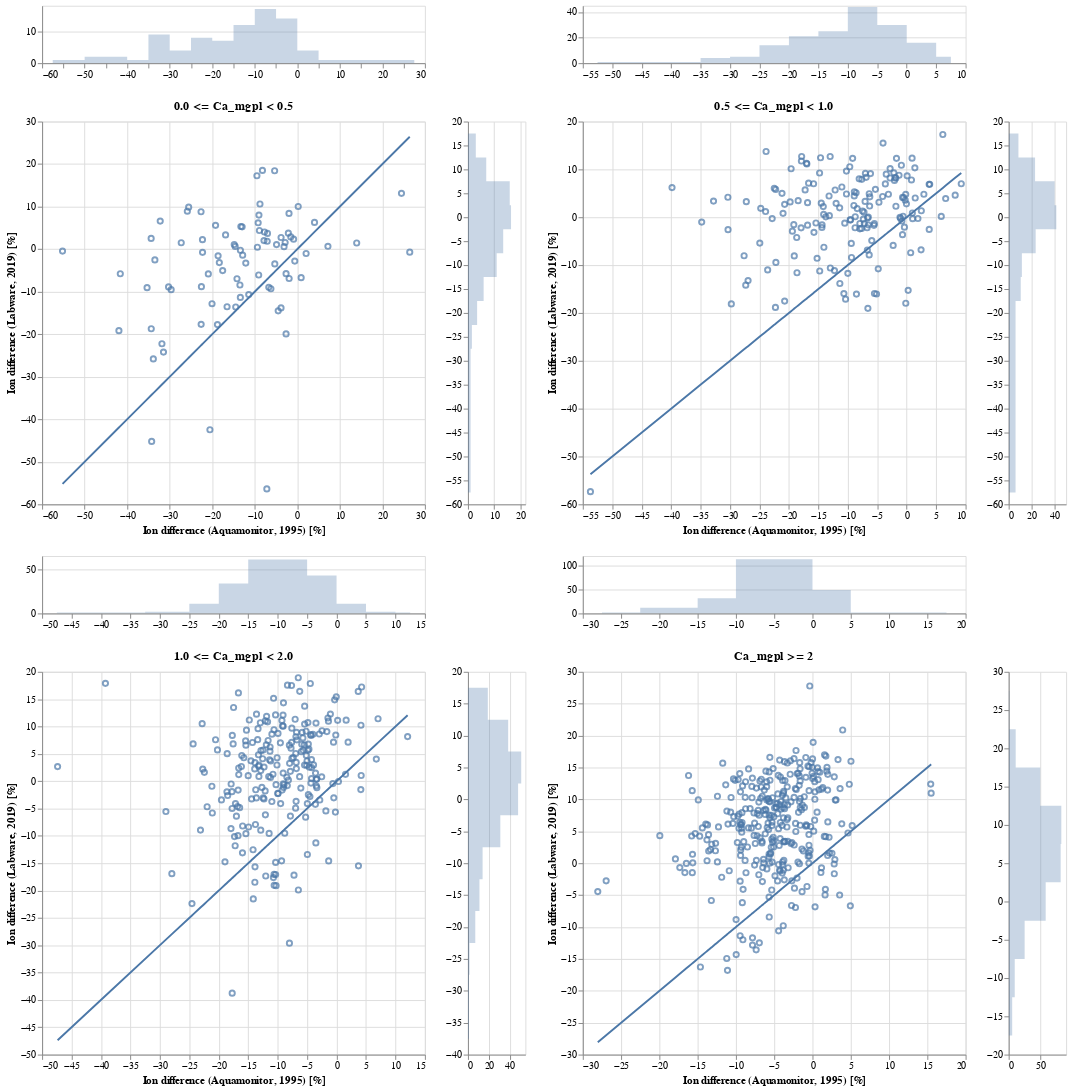

Write notebook code for a chart like this one.
### Markdown cell above
### 3.1. Ion difference in percent

### Code cell
chart_dict = {}
for idx, ca_level in enumerate(ca_levels):
    data = res_dict[ca_level]

    base = alt.Chart(data, height=400, width=400)

    x_domain = alt.selection_interval(bind='scales', encodings=['x'])
    y_domain = alt.selection_interval(bind='scales', encodings=['y'])

    area_args = {'opacity': .3, 'interpolate': 'step'}

    points = base.mark_point().encode(
            x=alt.X('ion_diff_pct_am:Q', title='Ion difference (Aquamonitor, 1995) [%]'),
            y=alt.Y('ion_diff_pct_lw:Q', title='Ion difference (Labware, 2019) [%]'),
            tooltip=['station_id:N', 'station_name:N', 'sample_date:T', 'ion_diff_pct_lw:Q', 'ion_diff_pct_am:Q'],
        ).properties(
            title=ca_level
        ).add_selection(
            x_domain
        ).add_selection(
            y_domain
        )

    # 1:1 line
    line = base.mark_line().encode(
            x=alt.X('ion_diff_pct_am:Q', title=''),
            y=alt.Y('ion_diff_pct_am:Q', title=''),
        )

    top_hist = base.mark_area(**area_args).encode(
            alt.X('ion_diff_pct_am:Q',
                  bin=alt.Bin(maxbins=20),
                  stack=None,
                  title=''
                 ),
            alt.Y('count()', stack=None, title=''),
        ).properties(height=60).add_selection(
            x_domain
        )

    right_hist = base.mark_area(**area_args).encode(
            alt.Y('ion_diff_pct_lw:Q',
                  bin=alt.Bin(maxbins=20),
                  stack=None,
                  title='',
                 ),
            alt.X('count()', stack=None, title=''),
        ).properties(width=60).add_selection(
            y_domain
        )

    chart = top_hist & ((points + line) | right_hist)
    chart_dict[idx] = chart
    
chart = ((chart_dict[0] | chart_dict[1]) &
         (chart_dict[2] | chart_dict[3]))
chart.save('../pages/ion_difference_pct.html')
chart

### Figure 1 — Vega-Lite specification as saved in the notebook (floating-point values rounded to 4 significant figures; data arrays with more than 128 entries replaced by an {"elided": "..."} marker saying what was removed)
{"$schema": "https://vega.github.io/schema/vega-lite/v3.4.0.json", "config": {"mark": {"tooltip": null}, "view": {"height": 300, "width": 400}}, "datasets": {"data-22e0225a2a44603f603671926e858e15": {"elided": "228 records"}, "data-8c4aabfc855f1c7ae85522e8941df6fd": {"elided": "166 records"}, "data-8d67a15cc374dbc468775427a2701e5f": [{"ion_diff_pct_am": -18.62, "ion_diff_pct_lw": -1.574, "kond_diff_pct_am": 2.091, "kond_diff_pct_lw": 5.832, "kond_minus_H&SO4_am": 0.4004, "kond_minus_H&SO4_lw": 0.5203, "sample_date": "2019-10-24", "station_id": 26075, "station_name": "Måsabutjørna"}, {"ion_diff_pct_am": -33.49, "ion_diff_pct_lw": -2.533, "kond_diff_pct_am": 2.427, "kond_diff_pct_lw": 9.406, "kond_minus_H&SO4_am": 0.3535, "kond_minus_H&SO4_lw": 0.5063, "sample_date": "2019-09-25", "station_id": 26078, "station_name": "HOH 1374"}, {"ion_diff_pct_am": -16.52, "ion_diff_pct_lw": -13.55, "kond_diff_pct_am": 2.892, "kond_diff_pct_lw": 6.944, "kond_minus_H&SO4_am": 0.4776, "kond_minus_H&SO4_lw": 0.445, "sample_date": "2019-10-29", "station_id": 26090, "station_name": "Mjåvatn"}, {"ion_diff_pct_am": -5.291, "ion_diff_pct_lw": -3.47, "kond_diff_pct_am": 3.109, "kond_diff_pct_lw": 7.555, "kond_minus_H&SO4_am": 0.4884, "kond_minus_H&SO4_lw": 0.4417, "sample_date": "2019-10-01", "station_id": 26093, "station_name": "Hemletjørnane"}, {"ion_diff_pct_am": -9.022, "ion_diff_pct_lw": 8.015, "kond_diff_pct_am": 0.8889, "kond_diff_pct_lw": 11.2, "kond_minus_H&SO4_am": 0.3111, "kond_minus_H&SO4_lw": 0.3234, "sample_date": "2019-09-30", "station_id": 26094, "station_name": "HOH 1394"}, {"ion_diff_pct_am": -19.22, "ion_diff_pct_lw": 5.603, "kond_diff_pct_am": -6.079, "kond_diff_pct_lw": 4.907, "kond_minus_H&SO4_am": 0.2875, "kond_minus_H&SO4_lw": 0.3735, "sample_date": "2019-09-30", "station_id": 26098, "station_name": "HOH 1227"}, {"ion_diff_pct_am": 24.49, "ion_diff_pct_lw": 13.12, "kond_diff_pct_am": -13.68, "kond_diff_pct_lw": 8.866, "kond_minus_H&SO4_am": 0.3492, "kond_minus_H&SO4_lw": 0.3084, "sample_date": "2019-09-24", "station_id": 26112, "station_name": "1230 HOH"}, {"ion_diff_pct_am": -7.078, "ion_diff_pct_lw": 1.857, "kond_diff_pct_am": -6.287, "kond_diff_pct_lw": 5.084, "kond_minus_H&SO4_am": 0.6984, "kond_minus_H&SO4_lw": 0.5661, "sample_date": "2019-09-24", "station_id": 26114, "station_name": "HOH 1092"}, {"ion_diff_pct_am": -25.86, "ion_diff_pct_lw": 8.917, "kond_diff_pct_am": -9.588, "kond_diff_pct_lw": 7.897, "kond_minus_H&SO4_am": 0.2265, "kond_minus_H&SO4_lw": 0.5085, "sample_date": "2019-09-24", "station_id": 26115, "station_name": "Rundatjørni"}, {"ion_diff_pct_am": -2.104, "ion_diff_pct_lw": 3.749, "kond_diff_pct_am": 3.822, "kond_diff_pct_lw": 1.474, "kond_minus_H&SO4_am": 1.044, "kond_minus_H&SO4_lw": 1.072, "sample_date": "2019-10-17", "station_id": 26122, "station_name": "Blåfjellvatnet"}, {"ion_diff_pct_am": -11.42, "ion_diff_pct_lw": -10.69, "kond_diff_pct_am": -0.3844, "kond_diff_pct_lw": 8.986, "kond_minus_H&SO4_am": 0.2577, "kond_minus_H&SO4_lw": 0.509, "sample_date": "2019-10-02", "station_id": 26126, "station_name": "Steinbotsvatna"}, {"ion_diff_pct_am": -8.195, "ion_diff_pct_lw": 18.51, "kond_diff_pct_am": 2.548, "kond_diff_pct_lw": 2.09, "kond_minus_H&SO4_am": 0.5414, "kond_minus_H&SO4_lw": 0.5702, "sample_date": "2019-09-25", "station_id": 26131, "station_name": "HOH 1078"}, {"ion_diff_pct_am": -13.38, "ion_diff_pct_lw": -0.2632, "kond_diff_pct_am": -3.764, "kond_diff_pct_lw": -4.312, "kond_minus_H&SO4_am": 1.283, "kond_minus_H&SO4_lw": 2.014, "sample_date": "2019-10-09", "station_id": 26135, "station_name": "Hyttvatnet"}, {"ion_diff_pct_am": -31.46, "ion_diff_pct_lw": -24.21, "kond_diff_pct_am": -16.74, "kond_diff_pct_lw": 20.31, "kond_minus_H&SO4_am": 0.2941, "kond_minus_H&SO4_lw": 0.2638, "sample_date": "2019-09-20", "station_id": 26141, "station_name": "HOH 510"}, {"ion_diff_pct_am": -55.2, "ion_diff_pct_lw": -0.4539, "kond_diff_pct_am": -14.69, "kond_diff_pct_lw": 29.45, "kond_minus_H&SO4_am": 0.3359, "kond_minus_H&SO4_lw": 0.2411, "sample_date": "2019-09-20", "station_id": 26142, "station_name": "HOH 407"}, {"ion_diff_pct_am": -35.32, "ion_diff_pct_lw": -9.058, "kond_diff_pct_am": -4.35, "kond_diff_pct_lw": 12.01, "kond_minus_H&SO4_am": 0.4084, "kond_minus_H&SO4_lw": 0.4792, "sample_date": "2019-09-20", "station_id": 26143, "station_name": "HOH 414"}, {"ion_diff_pct_am": -31.83, "ion_diff_pct_lw": -22.24, "kond_diff_pct_am": -2.082, "kond_diff_pct_lw": 0.9032, "kond_minus_H&SO4_am": 0.699, "kond_minus_H&SO4_lw": 0.7906, "sample_date": "2019-09-20", "station_id": 26144, "station_name": "Guolehisjavri"}, {"ion_diff_pct_am": -9.495, "ion_diff_pct_lw": 17.25, "kond_diff_pct_am": 3.442, "kond_diff_pct_lw": 0.6641, "kond_minus_H&SO4_am": 0.947, "kond_minus_H&SO4_lw": 0.9522, "sample_date": "2019-09-22", "station_id": 26145, "station_name": "HOH 515"}, {"ion_diff_pct_am": -34.24, "ion_diff_pct_lw": -45.2, "kond_diff_pct_am": -16.68, "kond_diff_pct_lw": 19.65, "kond_minus_H&SO4_am": 0.1625, "kond_minus_H&SO4_lw": 0.1536, "sample_date": "2019-09-25", "station_id": 26244, "station_name": "HOH 1506"}, {"ion_diff_pct_am": -30.27, "ion_diff_pct_lw": -8.882, "kond_diff_pct_am": -4.001, "kond_diff_pct_lw": 13.21, "kond_minus_H&SO4_am": 0.2202, "kond_minus_H&SO4_lw": 0.2584, "sample_date": "2019-09-25", "station_id": 26275, "station_name": "HOH 1198"}, {"ion_diff_pct_am": -22.61, "ion_diff_pct_lw": -17.69, "kond_diff_pct_am": 3.548, "kond_diff_pct_lw": 3.96, "kond_minus_H&SO4_am": 0.4375, "kond_minus_H&SO4_lw": 0.445, "sample_date": "2019-10-01", "station_id": 26285, "station_name": "Nedre Årdalsvatnet"}, {"ion_diff_pct_am": -32.23, "ion_diff_pct_lw": 6.603, "kond_diff_pct_am": 1.881, "kond_diff_pct_lw": 19.04, "kond_minus_H&SO4_am": 0.3236, "kond_minus_H&SO4_lw": 0.2776, "sample_date": "2019-10-01", "station_id": 26311, "station_name": "HOH 1760"}, {"ion_diff_pct_am": -14.48, "ion_diff_pct_lw": -13.6, "kond_diff_pct_am": 2.612, "kond_diff_pct_lw": 8.547, "kond_minus_H&SO4_am": 0.4073, "kond_minus_H&SO4_lw": 0.4266, "sample_date": "2019-10-29", "station_id": 26389, "station_name": "Bjørntjørn"}, {"ion_diff_pct_am": -18.77, "ion_diff_pct_lw": -17.74, "kond_diff_pct_am": 3.883, "kond_diff_pct_lw": 10.5, "kond_minus_H&SO4_am": 0.3534, "kond_minus_H&SO4_lw": 0.3445, "sample_date": "2019-09-30", "station_id": 26409, "station_name": "Såtetjørn"}, {"ion_diff_pct_am": 0.903, "ion_diff_pct_lw": -6.709, "kond_diff_pct_am": 6.917, "kond_diff_pct_lw": -1.625, "kond_minus_H&SO4_am": 0.743, "kond_minus_H&SO4_lw": 0.6489, "sample_date": "2019-10-29", "station_id": 26449, "station_name": "Urdevotni"}, {"ion_diff_pct_am": -7.833, "ion_diff_pct_lw": 2.019, "kond_diff_pct_am": -2.755, "kond_diff_pct_lw": 2.55, "kond_minus_H&SO4_am": 0.2875, "kond_minus_H&SO4_lw": 0.6185, "sample_date": "2019-09-30", "station_id": 26460, "station_name": "HOH 1040"}, {"ion_diff_pct_am": -3.12, "ion_diff_pct_lw": 0.5775, "kond_diff_pct_am": 5.222, "kond_diff_pct_lw": 12.26, "kond_minus_H&SO4_am": 0.2997, "kond_minus_H&SO4_lw": 0.3151, "sample_date": "2019-09-30", "station_id": 26463, "station_name": "HOH 1238"}, {"ion_diff_pct_am": -8.913, "ion_diff_pct_lw": 4.374, "kond_diff_pct_am": 2.71, "kond_diff_pct_lw": -0.1578, "kond_minus_H&SO4_am": 3.119, "kond_minus_H&SO4_lw": 2.069, "sample_date": "2019-10-30", "station_id": 26527, "station_name": "Øygardstjørna"}, {"ion_diff_pct_am": -7.014, "ion_diff_pct_lw": 3.696, "kond_diff_pct_am": 4.267, "kond_diff_pct_lw": 6.935, "kond_minus_H&SO4_am": 0.5611, "kond_minus_H&SO4_lw": 0.8539, "sample_date": "2019-10-18", "station_id": 26552, "station_name": "Kleggadalsvatn"}, {"ion_diff_pct_am": 4.045, "ion_diff_pct_lw": 6.276, "kond_diff_pct_am": 0.4436, "kond_diff_pct_lw": 1.487, "kond_minus_H&SO4_am": 0.4026, "kond_minus_H&SO4_lw": 0.6327, "sample_date": "2019-09-24", "station_id": 26554, "station_name": "HOH 1061"}, {"ion_diff_pct_am": -0.8696, "ion_diff_pct_lw": 2.341, "kond_diff_pct_am": 3.094, "kond_diff_pct_lw": 1.869, "kond_minus_H&SO4_am": 1.613, "kond_minus_H&SO4_lw": 1.762, "sample_date": "2019-10-18", "station_id": 26559, "station_name": "Rundatjørna"}, {"ion_diff_pct_am": -14.6, "ion_diff_pct_lw": 0.6353, "kond_diff_pct_am": 0.6921, "kond_diff_pct_lw": 12.86, "kond_minus_H&SO4_am": 0.3528, "kond_minus_H&SO4_lw": 0.4708, "sample_date": "2019-09-24", "station_id": 26571, "station_name": "HOH 1250"}, {"ion_diff_pct_am": 0.2114, "ion_diff_pct_lw": 10.02, "kond_diff_pct_am": 1.576, "kond_diff_pct_lw": 7.767, "kond_minus_H&SO4_am": 0.6167, "kond_minus_H&SO4_lw": 0.5379, "sample_date": "2019-09-24", "station_id": 26572, "station_name": "Leirdålsvatna"}, {"ion_diff_pct_am": -0.5945, "ion_diff_pct_lw": -2.818, "kond_diff_pct_am": -2.899, "kond_diff_pct_lw": 9.334, "kond_minus_H&SO4_am": 0.864, "kond_minus_H&SO4_lw": 0.7973, "sample_date": "2019-10-14", "station_id": 26576, "station_name": "Løyndardalsvatnet"}, {"ion_diff_pct_am": 2.069, "ion_diff_pct_lw": -1.017, "kond_diff_pct_am": -1.82, "kond_diff_pct_lw": 2.538, "kond_minus_H&SO4_am": 1.164, "kond_minus_H&SO4_lw": 1.231, "sample_date": "2019-10-18", "station_id": 26602, "station_name": "Mannsvatnet"}, {"ion_diff_pct_am": -1.926, "ion_diff_pct_lw": -6.902, "kond_diff_pct_am": -6.505, "kond_diff_pct_lw": 14.5, "kond_minus_H&SO4_am": 0.2646, "kond_minus_H&SO4_lw": 0.2825, "sample_date": "2019-10-14", "station_id": 26606, "station_name": "HOH 1367"}, {"ion_diff_pct_am": -14.18, "ion_diff_pct_lw": -6.959, "kond_diff_pct_am": 2.256, "kond_diff_pct_lw": 3.405, "kond_minus_H&SO4_am": 0.2108, "kond_minus_H&SO4_lw": 0.5462, "sample_date": "2019-10-03", "station_id": 26608, "station_name": "Litlavatn"}, {"ion_diff_pct_am": -9.203, "ion_diff_pct_lw": 6.194, "kond_diff_pct_am": 6.9, "kond_diff_pct_lw": 11.73, "kond_minus_H&SO4_am": 0.5373, "kond_minus_H&SO4_lw": 0.4142, "sample_date": "2019-09-24", "station_id": 26611, "station_name": "Kaldevatn"}, {"ion_diff_pct_am": -34.36, "ion_diff_pct_lw": 2.526, "kond_diff_pct_am": 1.824, "kond_diff_pct_lw": 14.51, "kond_minus_H&SO4_am": 0.3225, "kond_minus_H&SO4_lw": 0.3445, "sample_date": "2019-09-26", "station_id": 26626, "station_name": "Kvannjolvatnet"}, {"ion_diff_pct_am": -22.63, "ion_diff_pct_lw": 8.794, "kond_diff_pct_am": 5.358, "kond_diff_pct_lw": 14.47, "kond_minus_H&SO4_am": 0.3047, "kond_minus_H&SO4_lw": 0.4908, "sample_date": "2019-09-24", "station_id": 26629, "station_name": "HOH 1241"}, {"ion_diff_pct_am": -8.777, "ion_diff_pct_lw": 10.61, "kond_diff_pct_am": 4.642, "kond_diff_pct_lw": 8.198, "kond_minus_H&SO4_am": 0.4994, "kond_minus_H&SO4_lw": 0.5716, "sample_date": "2019-10-17", "station_id": 26641, "station_name": "Nedre Sørdalsvatnet"}, {"ion_diff_pct_am": 7.2, "ion_diff_pct_lw": 0.6696, "kond_diff_pct_am": 4.585, "kond_diff_pct_lw": 2.327, "kond_minus_H&SO4_am": 0.7097, "kond_minus_H&SO4_lw": 0.7397, "sample_date": "2019-10-17", "station_id": 26647, "station_name": "HOH 800"}, {"ion_diff_pct_am": -18.33, "ion_diff_pct_lw": -3.155, "kond_diff_pct_am": 4.458, "kond_diff_pct_lw": -8.655, "kond_minus_H&SO4_am": 0.6169, "kond_minus_H&SO4_lw": 1.457, "sample_date": "2019-10-16", "station_id": 26658, "station_name": "Tirskardvatnet"}, {"ion_diff_pct_am": -22.29, "ion_diff_pct_lw": 2.227, "kond_diff_pct_am": 0.5525, "kond_diff_pct_lw": -2.921, "kond_minus_H&SO4_am": 0.7725, "kond_minus_H&SO4_lw": 1.289, "sample_date": "2019-10-17", "station_id": 26659, "station_name": "Dyttingane"}, {"ion_diff_pct_am": -9.384, "ion_diff_pct_lw": 0.4533, "kond_diff_pct_am": -0.2058, "kond_diff_pct_lw": 0.3599, "kond_minus_H&SO4_am": 0.8668, "kond_minus_H&SO4_lw": 1.012, "sample_date": "2019-10-17", "station_id": 26660, "station_name": "HOH 729"}, {"ion_diff_pct_am": -27.29, "ion_diff_pct_lw": 1.5, "kond_diff_pct_am": 4.445, "kond_diff_pct_lw": 11.93, "kond_minus_H&SO4_am": 0.2792, "kond_minus_H&SO4_lw": 0.4136, "sample_date": "2019-09-26", "station_id": 26661, "station_name": "HOH 1171"}, {"ion_diff_pct_am": -41.62, "ion_diff_pct_lw": -5.779, "kond_diff_pct_am": -5.479, "kond_diff_pct_lw": 19.95, "kond_minus_H&SO4_am": 0.168, "kond_minus_H&SO4_lw": 0.2634, "sample_date": "2019-09-26", "station_id": 26683, "station_name": "HOH 1475"}, {"ion_diff_pct_am": -20.55, "ion_diff_pct_lw": -42.47, "kond_diff_pct_am": 29.52, "kond_diff_pct_lw": 6.689, "kond_minus_H&SO4_am": 0.4259, "kond_minus_H&SO4_lw": 0.7154, "sample_date": "2019-10-02", "station_id": 26692, "station_name": "Jakobsvatnet"}, {"ion_diff_pct_am": -6.702, "ion_diff_pct_lw": -8.975, "kond_diff_pct_am": 32.9, "kond_diff_pct_lw": -12.61, "kond_minus_H&SO4_am": 0.5341, "kond_minus_H&SO4_lw": 1.247, "sample_date": "2019-10-16", "station_id": 26693, "station_name": "HOH 520"}, {"ion_diff_pct_am": -29.66, "ion_diff_pct_lw": -9.522, "kond_diff_pct_am": -85.27, "kond_diff_pct_lw": 3.092, "kond_minus_H&SO4_am": 1.218, "kond_minus_H&SO4_lw": 0.6289, "sample_date": "2019-10-16", "station_id": 26694, "station_name": "Gjesdalsvatnet"}, {"ion_diff_pct_am": 26.44, "ion_diff_pct_lw": -0.7057, "kond_diff_pct_am": -110.8, "kond_diff_pct_lw": 9.491, "kond_minus_H&SO4_am": 0.608, "kond_minus_H&SO4_lw": 0.34, "sample_date": "2019-09-26", "station_id": 26695, "station_name": "HOH 1308"}, {"ion_diff_pct_am": -16.86, "ion_diff_pct_lw": 3.348, "kond_diff_pct_am": 0.2688, "kond_diff_pct_lw": 0.4793, "kond_minus_H&SO4_am": 0.4373, "kond_minus_H&SO4_lw": 0.7066, "sample_date": "2019-10-02", "station_id": 26699, "station_name": "Nordvatnet"}, {"ion_diff_pct_am": -12.12, "ion_diff_pct_lw": -3.282, "kond_diff_pct_am": 2.687, "kond_diff_pct_lw": 3.466, "kond_minus_H&SO4_am": 0.4603, "kond_minus_H&SO4_lw": 0.5367, "sample_date": "2019-10-02", "station_id": 26700, "station_name": "Nes-Isvatnet"}, {"ion_diff_pct_am": -2.641, "ion_diff_pct_lw": -5.764, "kond_diff_pct_am": 1.044, "kond_diff_pct_lw": 2.703, "kond_minus_H&SO4_am": 0.6108, "kond_minus_H&SO4_lw": 0.5353, "sample_date": "2019-10-02", "station_id": 26701, "station_name": "Gjerlands-Isvatnet"}, {"ion_diff_pct_am": -2.862, "ion_diff_pct_lw": 1.571, "kond_diff_pct_am": 4.437, "kond_diff_pct_lw": -0.008773, "kond_minus_H&SO4_am": 1.066, "kond_minus_H&SO4_lw": 1.047, "sample_date": "2019-10-16", "station_id": 26703, "station_name": "Trodalsvatnet"}, {"ion_diff_pct_am": -22.28, "ion_diff_pct_lw": -0.7588, "kond_diff_pct_am": 10.06, "kond_diff_pct_lw": 1.255, "kond_minus_H&SO4_am": 0.4302, "kond_minus_H&SO4_lw": 0.5943, "sample_date": "2019-10-02", "station_id": 26709, "station_name": "Vardevatnet"}, {"ion_diff_pct_am": -3.817, "ion_diff_pct_lw": 2.73, "kond_diff_pct_am": -2.202, "kond_diff_pct_lw": 2.814, "kond_minus_H&SO4_am": 1.93, "kond_minus_H&SO4_lw": 1.866, "sample_date": "2019-10-16", "station_id": 26716, "station_name": "Myrkevatnet"}, {"ion_diff_pct_am": -17.55, "ion_diff_pct_lw": -5.049, "kond_diff_pct_am": -2.354, "kond_diff_pct_lw": 11.4, "kond_minus_H&SO4_am": 0.2933, "kond_minus_H&SO4_lw": 0.4938, "sample_date": "2019-09-25", "station_id": 26762, "station_name": "HOH 1057"}, {"ion_diff_pct_am": -34.34, "ion_diff_pct_lw": -18.72, "kond_diff_pct_am": -1.825, "kond_diff_pct_lw": 4.214, "kond_minus_H&SO4_am": 0.5934, "kond_minus_H&SO4_lw": 0.4774, "sample_date": "2019-10-15", "station_id": 26769, "station_name": "HOH 808"}, {"ion_diff_pct_am": -33.85, "ion_diff_pct_lw": -25.8, "kond_diff_pct_am": -0.9133, "kond_diff_pct_lw": 2.193, "kond_minus_H&SO4_am": 0.4723, "kond_minus_H&SO4_lw": 0.5679, "sample_date": "2019-10-15", "station_id": 26775, "station_name": "Styggsjøane"}, {"ion_diff_pct_am": -6.209, "ion_diff_pct_lw": -9.305, "kond_diff_pct_am": 0.5342, "kond_diff_pct_lw": -5.441, "kond_minus_H&SO4_am": 2.071, "kond_minus_H&SO4_lw": 2.459, "sample_date": "2019-09-26", "station_id": 26787, "station_name": "Gravvatnet"}, {"ion_diff_pct_am": -13.49, "ion_diff_pct_lw": -8.431, "kond_diff_pct_am": -2.475, "kond_diff_pct_lw": -3.8, "kond_minus_H&SO4_am": 0.8647, "kond_minus_H&SO4_lw": 1.24, "sample_date": "2019-10-08", "station_id": 26824, "station_name": "Liatjørnin"}, {"ion_diff_pct_am": -9.081, "ion_diff_pct_lw": -6.087, "kond_diff_pct_am": 0.2277, "kond_diff_pct_lw": -4.189, "kond_minus_H&SO4_am": 1.641, "kond_minus_H&SO4_lw": 1.657, "sample_date": "2019-09-26", "station_id": 26831, "station_name": "Sætertjørna"}, {"ion_diff_pct_am": -2.643, "ion_diff_pct_lw": -19.93, "kond_diff_pct_am": 3.972, "kond_diff_pct_lw": -9.832, "kond_minus_H&SO4_am": 1.875, "kond_minus_H&SO4_lw": 2.966, "sample_date": "2019-09-26", "station_id": 26833, "station_name": "Småholmvatnet"}, {"ion_diff_pct_am": -4.882, "ion_diff_pct_lw": 1.079, "kond_diff_pct_am": -0.1358, "kond_diff_pct_lw": 2.159, "kond_minus_H&SO4_am": 1.721, "kond_minus_H&SO4_lw": 1.55, "sample_date": "2019-09-26", "station_id": 26842, "station_name": "Helknavatnet"}, {"ion_diff_pct_am": -13.27, "ion_diff_pct_lw": 5.322, "kond_diff_pct_am": 2.462, "kond_diff_pct_lw": 4.606, "kond_minus_H&SO4_am": 0.9222, "kond_minus_H&SO4_lw": 1.077, "sample_date": "2019-09-26", "station_id": 26846, "station_name": "HOH 444"}, {"ion_diff_pct_am": 13.96, "ion_diff_pct_lw": 1.437, "kond_diff_pct_am": 8.348, "kond_diff_pct_lw": 8.015, "kond_minus_H&SO4_am": 0.6704, "kond_minus_H&SO4_lw": 0.5112, "sample_date": "2019-09-26", "station_id": 26859, "station_name": "HOH 662"}, {"ion_diff_pct_am": -12.85, "ion_diff_pct_lw": -1.409, "kond_diff_pct_am": -0.5855, "kond_diff_pct_lw": 1.075, "kond_minus_H&SO4_am": 1.584, "kond_minus_H&SO4_lw": 1.874, "sample_date": "2019-09-25", "station_id": 26873, "station_name": "HOH 281"}, {"ion_diff_pct_am": -41.94, "ion_diff_pct_lw": -19.17, "kond_diff_pct_am": -11.34, "kond_diff_pct_lw": -3.283, "kond_minus_H&SO4_am": 0.7289, "kond_minus_H&SO4_lw": 0.7819, "sample_date": "2019-09-20", "station_id": 26922, "station_name": "HOH 370"}, {"ion_diff_pct_am": -5.331, "ion_diff_pct_lw": 18.42, "kond_diff_pct_am": 3.935, "kond_diff_pct_lw": -1.084, "kond_minus_H&SO4_am": 1.597, "kond_minus_H&SO4_lw": 1.251, "sample_date": "2019-09-22", "station_id": 26956, "station_name": "HOH 370"}, {"ion_diff_pct_am": -1.952, "ion_diff_pct_lw": 8.4, "kond_diff_pct_am": 5.791, "kond_diff_pct_lw": -1.776, "kond_minus_H&SO4_am": 2.431, "kond_minus_H&SO4_lw": 2.265, "sample_date": "2019-09-22", "station_id": 26957, "station_name": "HOH 340"}, {"ion_diff_pct_am": -13.39, "ion_diff_pct_lw": -11.35, "kond_diff_pct_am": -6.147, "kond_diff_pct_lw": -13.1, "kond_minus_H&SO4_am": 0.7298, "kond_minus_H&SO4_lw": 0.717, "sample_date": "2019-09-20", "station_id": 26972, "station_name": "Hannoailaddut Nord"}, {"ion_diff_pct_am": -1.529, "ion_diff_pct_lw": 2.879, "kond_diff_pct_am": 7.719, "kond_diff_pct_lw": 0.3451, "kond_minus_H&SO4_am": 3.047, "kond_minus_H&SO4_lw": 1.44, "sample_date": "2019-09-22", "station_id": 26983, "station_name": "HOH 417"}, {"ion_diff_pct_am": -4.492, "ion_diff_pct_lw": -14.51, "kond_diff_pct_am": -2.17, "kond_diff_pct_lw": -18.89, "kond_minus_H&SO4_am": 2.084, "kond_minus_H&SO4_lw": 1.605, "sample_date": "2019-10-29", "station_id": 27016, "station_name": "Færetjørn"}, {"ion_diff_pct_am": -7.717, "ion_diff_pct_lw": 4.024, "kond_diff_pct_am": 1.78, "kond_diff_pct_lw": 8.769, "kond_minus_H&SO4_am": 0.754, "kond_minus_H&SO4_lw": 0.5854, "sample_date": "2019-09-24", "station_id": 27023, "station_name": "Rennebergstjørni"}, {"ion_diff_pct_am": -3.829, "ion_diff_pct_lw": -13.82, "kond_diff_pct_am": 4.077, "kond_diff_pct_lw": -1.646, "kond_minus_H&SO4_am": 0.5676, "kond_minus_H&SO4_lw": 0.4592, "sample_date": "2019-10-29", "station_id": 27043, "station_name": "Ljomsvatnet"}, {"ion_diff_pct_am": -7.164, "ion_diff_pct_lw": -56.38, "kond_diff_pct_am": 4.171, "kond_diff_pct_lw": -115.1, "kond_minus_H&SO4_am": 3.707, "kond_minus_H&SO4_lw": 4.047, "sample_date": "2019-10-30", "station_id": 27048, "station_name": "Røyslandsvatnet"}, {"ion_diff_pct_am": -14.83, "ion_diff_pct_lw": 1.067, "kond_diff_pct_am": 10.48, "kond_diff_pct_lw": 2.985, "kond_minus_H&SO4_am": 0.9987, "kond_minus_H&SO4_lw": 0.7017, "sample_date": "2019-10-18", "station_id": 27050, "station_name": "HOH 967"}, {"ion_diff_pct_am": -25.54, "ion_diff_pct_lw": 9.868, "kond_diff_pct_am": -3.232, "kond_diff_pct_lw": 3.617, "kond_minus_H&SO4_am": 0.3, "kond_minus_H&SO4_lw": 0.9551, "sample_date": "2019-10-17", "station_id": 27055, "station_name": "Tjørnadalsvatnet"}, {"ion_diff_pct_am": -12.97, "ion_diff_pct_lw": 5.25, "kond_diff_pct_am": 0.9199, "kond_diff_pct_lw": 4.795, "kond_minus_H&SO4_am": 0.6206, "kond_minus_H&SO4_lw": 0.7419, "sample_date": "2019-10-17", "station_id": 27056, "station_name": "Harekupvatnet"}, {"ion_diff_pct_am": -20.92, "ion_diff_pct_lw": -5.83, "kond_diff_pct_am": 1.963, "kond_diff_pct_lw": -0.581, "kond_minus_H&SO4_am": 0.3986, "kond_minus_H&SO4_lw": 1.237, "sample_date": "2019-10-17", "station_id": 27057, "station_name": "HOH 761"}, {"ion_diff_pct_am": -20.05, "ion_diff_pct_lw": -12.83, "kond_diff_pct_am": 0.5562, "kond_diff_pct_lw": -2.256, "kond_minus_H&SO4_am": 0.7135, "kond_minus_H&SO4_lw": 0.9575, "sample_date": "2019-11-25", "station_id": 27061, "station_name": "HOH 619"}, {"ion_diff_pct_am": -22.55, "ion_diff_pct_lw": -8.817, "kond_diff_pct_am": 6.996, "kond_diff_pct_lw": 4.591, "kond_minus_H&SO4_am": 0.3999, "kond_minus_H&SO4_lw": 0.5162, "sample_date": "2019-10-15", "station_id": 27076, "station_name": "Midtre Muggsjøen"}], "data-c7a7b7ebad6701206901ace106c29cde": {"elided": "325 records"}}, "vconcat": [{"hconcat": [{"data": {"name": "data-8d67a15cc374dbc468775427a2701e5f"}, "vconcat": [{"encoding": {"x": {"bin": {"maxbins": 20}, "field": "ion_diff_pct_am", "stack": null, "title": "", "type": "quantitative"}, "y": {"aggregate": "count", "stack": null, "title": "", "type": "quantitative"}}, "height": 60, "mark": {"interpolate": "step", "opacity": 0.3, "type": "area"}, "selection": {"selector001": {"bind": "scales", "encodings": ["x"], "type": "interval"}}, "width": 400}, {"hconcat": [{"layer": [{"encoding": {"tooltip": [{"field": "station_id", "type": "nominal"}, {"field": "station_name", "type": "nominal"}, {"field": "sample_date", "type": "temporal"}, {"field": "ion_diff_pct_lw", "type": "quantitative"}, {"field": "ion_diff_pct_am", "type": "quantitative"}], "x": {"field": "ion_diff_pct_am", "title": "Ion difference (Aquamonitor, 1995) [%]", "type": "quantitative"}, "y": {"field": "ion_diff_pct_lw", "title": "Ion difference (Labware, 2019) [%]", "type": "quantitative"}}, "height": 400, "mark": "point", "selection": {"selector001": {"bind": "scales", "encodings": ["x"], "type": "interval"}, "selector002": {"bind": "scales", "encodings": ["y"], "type": "interval"}}, "title": "0.0 <= Ca_mgpl < 0.5", "width": 400}, {"encoding": {"x": {"field": "ion_diff_pct_am", "title": "", "type": "quantitative"}, "y": {"field": "ion_diff_pct_am", "title": "", "type": "quantitative"}}, "height": 400, "mark": "line", "width": 400}]}, {"encoding": {"x": {"aggregate": "count", "stack": null, "title": "", "type": "quantitative"}, "y": {"bin": {"maxbins": 20}, "field": "ion_diff_pct_lw", "stack": null, "title": "", "type": "quantitative"}}, "height": 400, "mark": {"interpolate": "step", "opacity": 0.3, "type": "area"}, "selection": {"selector002": {"bind": "scales", "encodings": ["y"], "type": "interval"}}, "width": 60}]}]}, {"data": {"name": "data-8c4aabfc855f1c7ae85522e8941df6fd"}, "vconcat": [{"encoding": {"x": {"bin": {"maxbins": 20}, "field": "ion_diff_pct_am", "stack": null, "title": "", "type": "quantitative"}, "y": {"aggregate": "count", "stack": null, "title": "", "type": "quantitative"}}, "height": 60, "mark": {"interpolate": "step", "opacity": 0.3, "type": "area"}, "selection": {"selector003": {"bind": "scales", "encodings": ["x"], "type": "interval"}}, "width": 400}, {"hconcat": [{"layer": [{"encoding": {"tooltip": [{"field": "station_id", "type": "nominal"}, {"field": "station_name", "type": "nominal"}, {"field": "sample_date", "type": "temporal"}, {"field": "ion_diff_pct_lw", "type": "quantitative"}, {"field": "ion_diff_pct_am", "type": "quantitative"}], "x": {"field": "ion_diff_pct_am", "title": "Ion difference (Aquamonitor, 1995) [%]", "type": "quantitative"}, "y": {"field": "ion_diff_pct_lw", "title": "Ion difference (Labware, 2019) [%]", "type": "quantitative"}}, "height": 400, "mark": "point", "selection": {"selector003": {"bind": "scales", "encodings": ["x"], "type": "interval"}, "selector004": {"bind": "scales", "encodings": ["y"], "type": "interval"}}, "title": "0.5 <= Ca_mgpl < 1.0", "width": 400}, {"encoding": {"x": {"field": "ion_diff_pct_am", "title": "", "type": "quantitative"}, "y": {"field": "ion_diff_pct_am", "title": "", "type": "quantitative"}}, "height": 400, "mark": "line", "width": 400}]}, {"encoding": {"x": {"aggregate": "count", "stack": null, "title": "", "type": "quantitative"}, "y": {"bin": {"maxbins": 20}, "field": "ion_diff_pct_lw", "stack": null, "title": "", "type": "quantitative"}}, "height": 400, "mark": {"interpolate": "step", "opacity": 0.3, "type": "area"}, "selection": {"selector004": {"bind": "scales", "encodings": ["y"], "type": "interval"}}, "width": 60}]}]}]}, {"hconcat": [{"data": {"name": "data-22e0225a2a44603f603671926e858e15"}, "vconcat": [{"encoding": {"x": {"bin": {"maxbins": 20}, "field": "ion_diff_pct_am", "stack": null, "title": "", "type": "quantitative"}, "y": {"aggregate": "count", "stack": null, "title": "", "type": "quantitative"}}, "height": 60, "mark": {"interpolate": "step", "opacity": 0.3, "type": "area"}, "selection": {"selector005": {"bind": "scales", "encodings": ["x"], "type": "interval"}}, "width": 400}, {"hconcat": [{"layer": [{"encoding": {"tooltip": [{"field": "station_id", "type": "nominal"}, {"field": "station_name", "type": "nominal"}, {"field": "sample_date", "type": "temporal"}, {"field": "ion_diff_pct_lw", "type": "quantitative"}, {"field": "ion_diff_pct_am", "type": "quantitative"}], "x": {"field": "ion_diff_pct_am", "title": "Ion difference (Aquamonitor, 1995) [%]", "type": "quantitative"}, "y": {"field": "ion_diff_pct_lw", "title": "Ion difference (Labware, 2019) [%]", "type": "quantitative"}}, "height": 400, "mark": "point", "selection": {"selector005": {"bind": "scales", "encodings": ["x"], "type": "interval"}, "selector006": {"bind": "scales", "encodings": ["y"], "type": "interval"}}, "title": "1.0 <= Ca_mgpl < 2.0", "width": 400}, {"encoding": {"x": {"field": "ion_diff_pct_am", "title": "", "type": "quantitative"}, "y": {"field": "ion_diff_pct_am", "title": "", "type": "quantitative"}}, "height": 400, "mark": "line", "width": 400}]}, {"encoding": {"x": {"aggregate": "count", "stack": null, "title": "", "type": "quantitative"}, "y": {"bin": {"maxbins": 20}, "field": "ion_diff_pct_lw", "stack": null, "title": "", "type": "quantitative"}}, "height": 400, "mark": {"interpolate": "step", "opacity": 0.3, "type": "area"}, "selection": {"selector006": {"bind": "scales", "encodings": ["y"], "type": "interval"}}, "width": 60}]}]}, {"data": {"name": "data-c7a7b7ebad6701206901ace106c29cde"}, "vconcat": [{"encoding": {"x": {"bin": {"maxbins": 20}, "field": "ion_diff_pct_am", "stack": null, "title": "", "type": "quantitative"}, "y": {"aggregate": "count", "stack": null, "title": "", "type": "quantitative"}}, "height": 60, "mark": {"interpolate": "step", "opacity": 0.3, "type": "area"}, "selection": {"selector007": {"bind": "scales", "encodings": ["x"], "type": "interval"}}, "width": 400}, {"hconcat": [{"layer": [{"encoding": {"tooltip": [{"field": "station_id", "type": "nominal"}, {"field": "station_name", "type": "nominal"}, {"field": "sample_date", "type": "temporal"}, {"field": "ion_diff_pct_lw", "type": "quantitative"}, {"field": "ion_diff_pct_am", "type": "quantitative"}], "x": {"field": "ion_diff_pct_am", "title": "Ion difference (Aquamonitor, 1995) [%]", "type": "quantitative"}, "y": {"field": "ion_diff_pct_lw", "title": "Ion difference (Labware, 2019) [%]", "type": "quantitative"}}, "height": 400, "mark": "point", "selection": {"selector007": {"bind": "scales", "encodings": ["x"], "type": "interval"}, "selector008": {"bind": "scales", "encodings": ["y"], "type": "interval"}}, "title": "Ca_mgpl >= 2", "width": 400}, {"encoding": {"x": {"field": "ion_diff_pct_am", "title": "", "type": "quantitative"}, "y": {"field": "ion_diff_pct_am", "title": "", "type": "quantitative"}}, "height": 400, "mark": "line", "width": 400}]}, {"encoding": {"x": {"aggregate": "count", "stack": null, "title": "", "type": "quantitative"}, "y": {"bin": {"maxbins": 20}, "field": "ion_diff_pct_lw", "stack": null, "title": "", "type": "quantitative"}}, "height": 400, "mark": {"interpolate": "step", "opacity": 0.3, "type": "area"}, "selection": {"selector008": {"bind": "scales", "encodings": ["y"], "type": "interval"}}, "width": 60}]}]}]}]}
